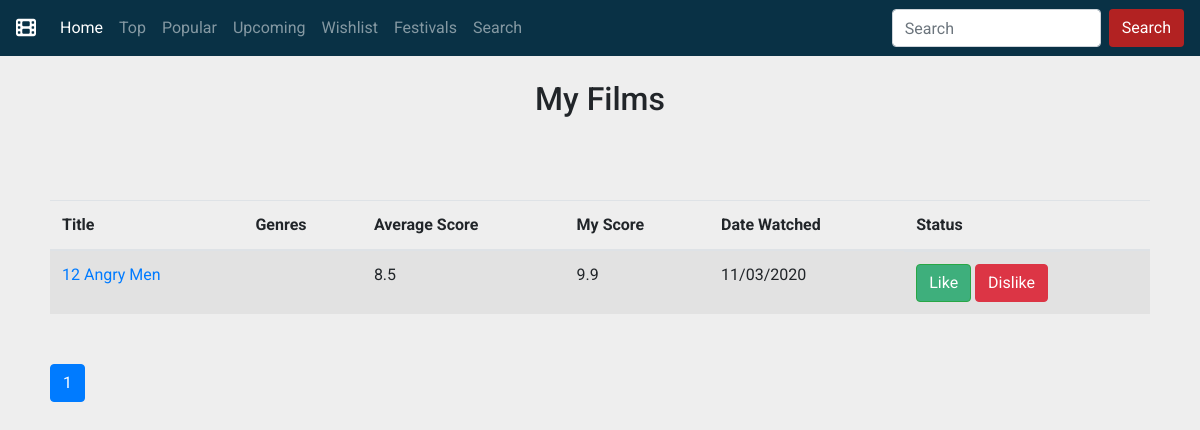
/films/, run on an earlier commit of the app's database.
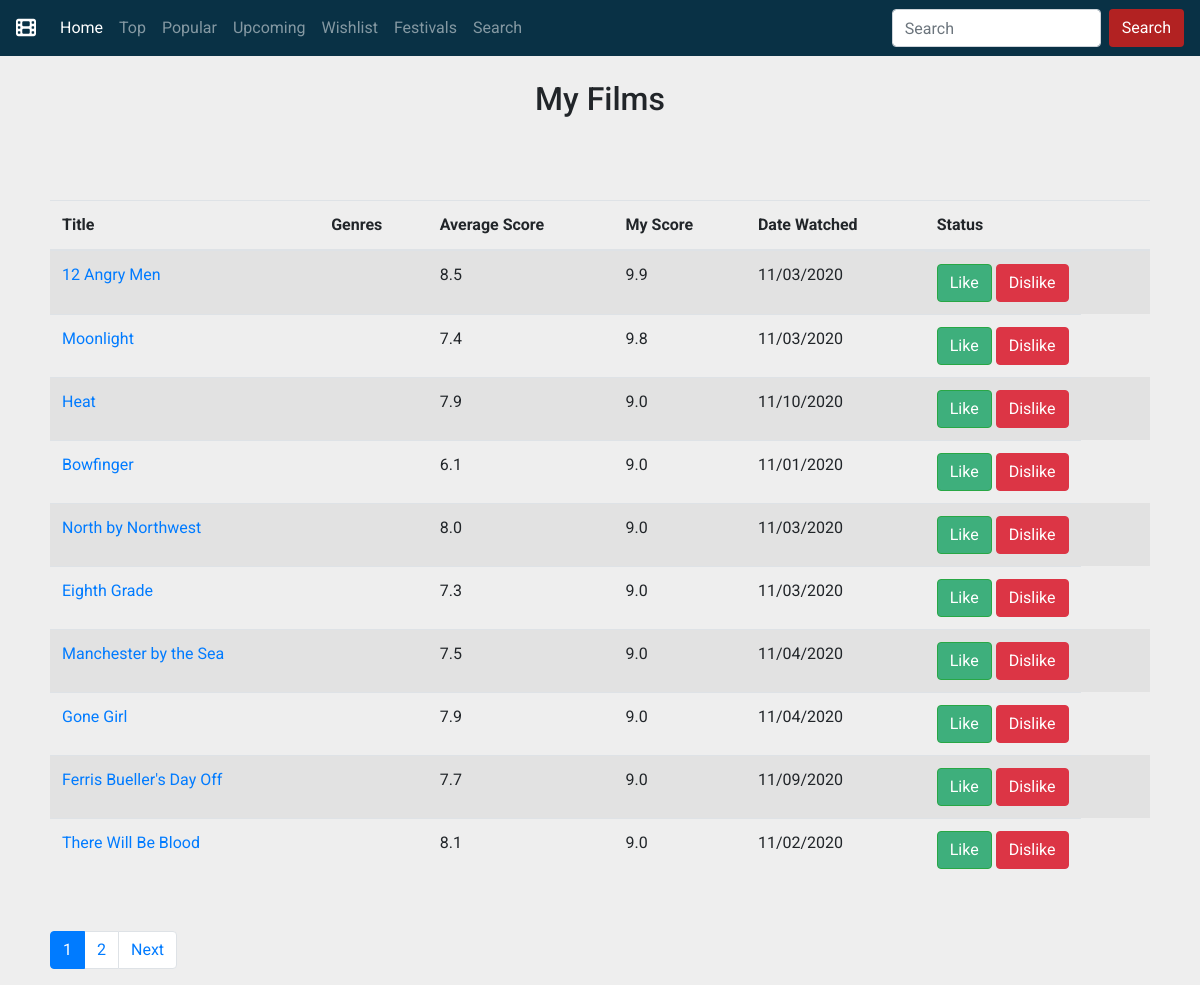
And on a later commit of the database.
### films/models.py (models this page shows, shortened)
class Film(models.Model):
    title = models.CharField(max_length=200)
    original_language = models.CharField(max_length=200)
    overview = models.TextField(null=True)
    movie_db_id = models.IntegerField(null=True)
    release_date = models.DateField(null=True)
    comments = models.CharField(max_length=200, null=True)
    popularity = models.TextField(null=True)
    runtime = models.IntegerField(null=True)
    budget = models.IntegerField(null=True)
    revenue = models.IntegerField(null=True)
    vote_average = models.FloatField(null=True)
    liked = models.BooleanField(null=True)
    added = models.BooleanField(null=True)
    wishlisted = models.BooleanField(null=True)
    score = models.FloatField(null=True)
    review = models.TextField(null=True)
    review_url = models.CharField(max_length=300, null=True)
    critics_pick = models.BooleanField(null=True)
    poster = models.CharField(max_length=200, null=True)
    date_watched = models.DateTimeField('Date Added', null=True)

### films/views.py (the view)
# urls.py: path('', views.index, name='index'),
def index(request):
    films = Film.objects.filter(added=True).order_by('-score')
    film_paginator = Paginator(films, 10)
    page = request.GET.get('page')
    try:
        films = film_paginator.page(page)
    except PageNotAnInteger:
        films = film_paginator.page(1)
    except EmptyPage:
        films = film_paginator.page(film_paginator.num_pages)
    if not page:
        films = film_paginator.page(1)
    return render(request, 'films/index.html', {'films': films})

### films/templates/films/index.html (shortened to what this page needs)
{% include 'films/main.html' %}
<div class="container-fluid">
  <div class="row">
    <div class="col"></div>
    <div class="col text-center">
      <br />
      <h2>My Films</h2>
      <br />
    </div>
    <div class="col"></div>
  </div>
  <div class="row">
    <table class="table table-striped" style="margin: 50px 50px">
      <thead class="thead-info">
        <tr>
          <th scope="col">Title</th>
          <th scope="col">Genres</th>
          <th scope="col">Average Score</th>
          <th scope="col">My Score</th>
          <th scope="col">Date Watched</th>
          <th scope="col">Status</th>
        </tr>
      </thead>
      <tbody>
        {% for row in films %}
        <tr>
          <td>
            <a href="{% url 'films:view' row.movie_db_id %}">{{ row.title }}</a>
          </td>
          <td>{{ row.genres }}</td>
          <td>{{ row.vote_average }}</td>
          <td>{{ row.score }}</td>
          <td>{{ row.date_watched|date:"SHORT_DATE_FORMAT" }}</td>
          <td style="display: inline-block">
            {% if not row.liked and row.liked is not False %}
            <button type="button" class="btn btn-success">
              <a
                href="{% url 'films:like' row.movie_db_id %}"
                style="color: white"
                >Like</a
              >
            </button>
            <button type="button" class="btn btn-danger">
              <a
                href="{% url 'films:dislike' row.movie_db_id %}"
                style="color: white"
                >Dislike</a
              >
            </button>
            {% endif %}
          </td>
        </tr>
        {% endfor %}
      </tbody>
    </table>
    <div style="margin-left: 50px">
      {% block content %}
      {% include "./pagination.html" with page=films %}
      {% endblock %}
    </div>
  </div>
</div>

What changed in the data, as far as the page shows it:
added Film: title "Moonlight", vote_average "7.4", score "9.8", date_watched "11/03/2020", shows "Like"
added Film: title "Heat", vote_average "7.9", score "9.0", date_watched "11/10/2020", shows "Like"
added Film: title "Bowfinger", vote_average "6.1", score "9.0", date_watched "11/01/2020", shows "Like"
added Film: title "North by Northwest", vote_average "8.0", score "9.0", date_watched "11/03/2020", shows "Like"
added Film: title "Eighth Grade", vote_average "7.3", score "9.0", date_watched "11/03/2020", shows "Like"
added Film: title "Manchester by the Sea", vote_average "7.5", score "9.0", date_watched "11/04/2020", shows "Like"
added Film: title "Gone Girl", vote_average "7.9", score "9.0", date_watched "11/04/2020", shows "Like"
added Film: title "Ferris Bueller's Day Off", vote_average "7.7", score "9.0", date_watched "11/09/2020", shows "Like"
added Film: title "There Will Be Blood", vote_average "8.1", score "9.0", date_watched "11/02/2020", shows "Like"
Also different on the page:
new list line: "2"
text now shown: "Next"
